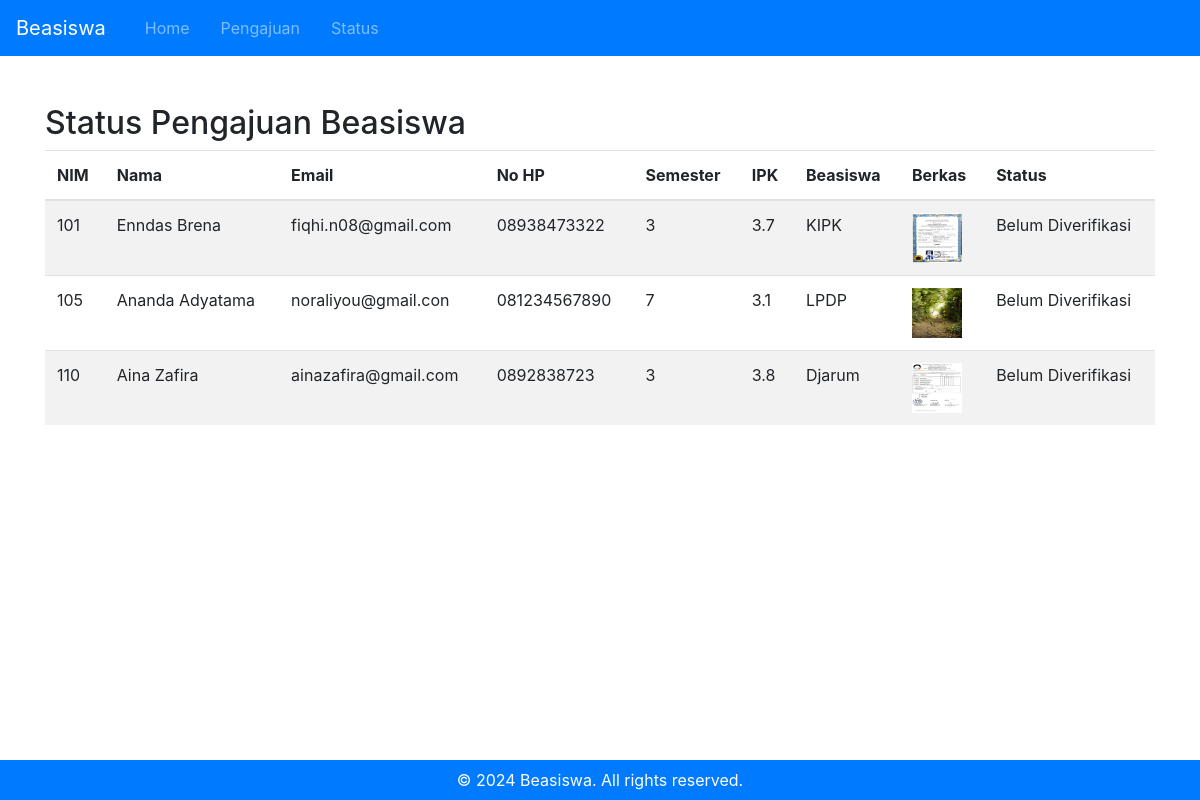
The app's page /status_pengajuan.php with its own data.
### tables this page shows
CREATE TABLE `tbl_beasiswa` (
  `nim` int NOT NULL,
  `nama` varchar(20) NOT NULL,
  `email` varchar(50) DEFAULT NULL,
  `no_hp` char(15) DEFAULT NULL,
  `semester` enum('1','2','3','4','5','6','7','8') NOT NULL,
  `ipk` float NOT NULL,
  `beasiswa` enum('Pertamina','LPDP','Djarum','KIPK') DEFAULT NULL,
  `berkas` mediumblob,
  `status` varchar(50) DEFAULT 'Belum Diverifikasi'
);

### status_pengajuan.php (the view, shortened to what this page needs)
<?php
include 'koneksi.php';
$query = "SELECT * FROM tbl_beasiswa WHERE beasiswa IS NOT NULL";
$result = mysqli_query($koneksi, $query);
?>
<!DOCTYPE html>
<html lang="en">
<head>
    <link href="https://stackpath.bootstrapcdn.com/bootstrap/4.5.2/css/bootstrap.min.css" rel="stylesheet">
</head>
<body>
<?php include 'nav.php' ?>
<div class="container mt-5">
    <h2>Status Pengajuan Beasiswa</h2>
    <table class="table table-striped">
        <thead>
            <tr>
                <th>NIM</th>
                <th>Nama</th>
                <th>Email</th>
                <th>No HP</th>
                <th>Semester</th>
                <th>IPK</th>
                <th>Beasiswa</th>
                <th>Berkas</th>
                <th>Status</th>
            </tr>
        </thead>
        <tbody>
            <?php
            if (mysqli_num_rows($result) > 0) {
                while ($row = mysqli_fetch_assoc($result)) {
                    echo "<tr>";
                    echo "<td>{$row['nim']}</td>";
                    echo "<td>{$row['nama']}</td>";
                    echo "<td>{$row['email']}</td>";
                    echo "<td>{$row['no_hp']}</td>";
                    echo "<td>{$row['semester']}</td>";
                    echo "<td>{$row['ipk']}</td>";
                    echo "<td>{$row['beasiswa']}</td>";
                    echo "<td>";
                    if (!empty($row['berkas'])) {
                        $berkas_path = 'berkas/' . $row['berkas'];
                        if (file_exists($berkas_path)) {
                            echo '<img src="' . $berkas_path . '" width="50" height="50">';
                        } else {
                            echo 'Berkas tidak ada di server';
                        }
                    } else {
                        echo 'Berkas Kosong';
                    }
                    echo "</td>";
                    echo "<td>{$row['status']}</td>";
                    echo "</tr>";
                }
            } else {
                echo "<tr><td colspan='8' class='text-center'>Tidak ada data yang tersedia</td></tr>";
            }
            ?>
        </tbody>
    </table>
</div>
<footer class="bg-primary text-white py-2 fixed-bottom">
    <div class="container text-center">
        <p class="mb-0">&copy; 2024 Beasiswa. All rights reserved.</p>
    </div>
</footer>
</body>
</html>

### nav.php (shortened to what this page needs)
<!DOCTYPE html>
<html lang="en">
<head>
    <link href="https://stackpath.bootstrapcdn.com/bootstrap/4.5.2/css/bootstrap.min.css" rel="stylesheet">
</head>
<body>
<nav class="navbar navbar-expand-lg navbar-dark bg-primary">
    <a class="navbar-brand" href="#">Beasiswa</a>
    <div class="collapse navbar-collapse" id="navbarNav">
        <ul class="navbar-nav">
            <li class="nav-item ">
                <a class="nav-link " href="home.php">Home</a>
            </li>
            <li class="nav-item">
                <a class="nav-link" href="pengajuan_beasiswa.php">Pengajuan</a>
            </li>
            <li class="nav-item ">
                <a class="nav-link" href="status_pengajuan.php">Status <span class="sr-only">(current)</span></a>
            </li>
        </ul>
    </div>
</nav>
<footer class="bg-primary text-white py-2 fixed-bottom">
    <div class="container text-center">
        <p class="mb-0">&copy; 2024 Beasiswa. All rights reserved.</p>
    </div>
</footer>
</body>
</html>

### nav.php (style rules this page uses)
.navbar-nav .nav-item { margin-left: 15px; }

### records on screen
tbl_beasiswa: nim "101", nama "Enndas Brena", email "fiqhi.n08@gmail.com", no_hp "08938473322", semester "3", ipk "3.7", beasiswa "KIPK", berkas (picture), status "Belum Diverifikasi"
tbl_beasiswa: nim "105", nama "Ananda Adyatama", email "noraliyou@gmail.con", no_hp "081234567890", semester "7", ipk "3.1", beasiswa "LPDP", berkas (picture), status "Belum Diverifikasi"
tbl_beasiswa: nim "110", nama "Aina Zafira", email "ainazafira@gmail.com", no_hp "0892838723", semester "3", ipk "3.8", beasiswa "Djarum", berkas (picture), status "Belum Diverifikasi"
